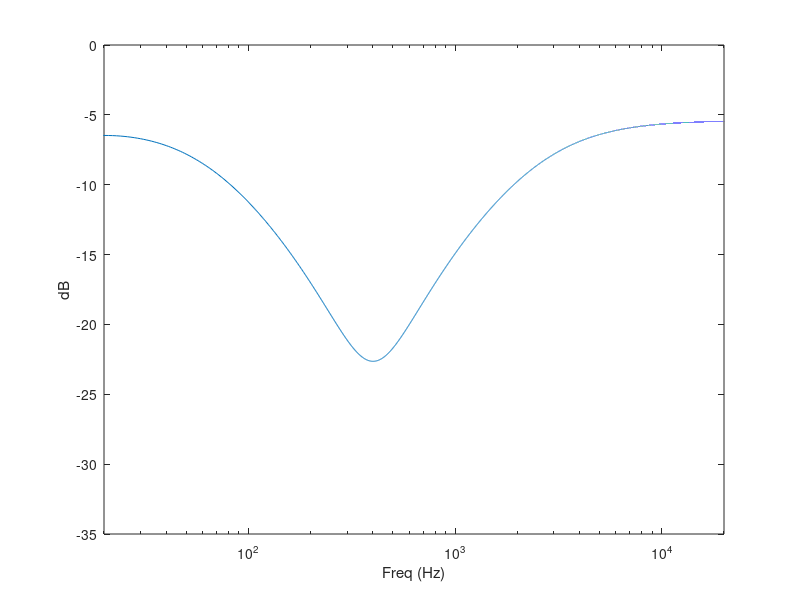

MATLAB code for this plot:
% Fender Blackface Tone Stack
% Mac Porter

clear all
close all
clc

%% Parameters

% General
Fs = 44100;             % Sample rate
len = 1;               % Length of simulation (s)
inputType = 'impulse';    % 'impulse', 'sine', or 'audio'
filename = 'TestGuitarPhraseMono.wav';  % Filename for audio
sinFreq = 1000;         % Frequency for sine wave (Hz)

% Effect Parameters
treb = 0.5;     % Treble knob
mid = 0.5;      % Middle knob
bass = 0.5;     % Bass knob

% Plotting
playSound = 'off';
plotTime = 'off';    % Plot time
plotFreq = 'on';    % Plot frequency

%% Derived Parameters

T = 1/Fs;       % Sample period

% Input signal
if strcmp(inputType,'impulse')
    N = floor(len*Fs);
    t = (0:T:N*T-T);
    in = [1;zeros(N-1,1)];
elseif strcmp(inputType,'sine')
    N = floor(len*Fs);
    t = (0:T:N*T-T);
    in = sin(2*pi*sinFreq*t);
elseif strcmp(inputType,'audio')
    in = audioread(filename);
    N = length(in);
    t = (0:T:N*T-T);
end

fx = (0:N-1).*Fs/N; % Frequency vector

out = zeros(N,1);   % Initialize output

%% Physical Parameters

R1 = 100e3;
Rt = 250e3;
Rm = 10e3;
Rb = 250e3;
R2 = (1-treb)*Rt;
R3 = treb*Rt;
R4 = bass*Rb;
R5 = mid*Rm;
C1 = 250e-12;
C2 = 100e-9;
C3 = 47e-9;
bass = 1.0125^bass-.0125; % Bass pot is logarithmic

%% Simulation

% Initial values
x = [0;0;0];
xprev = [0;0;0];
uprev = 0;

for n = 1:N
    % System matrices
    % Matrices are updated in time loop in case of parameter changes
    Rp = R2*R5+R3*R5;
    Rq = R1*R2+R1*R3+R1*R4+R1*R5;
    Rx = -1/(C1*(R1*R2+R1*R3+R1*R5+R2*R5+R3*R5));
    Ry = -1/(R4*C2*(R1*R2+R1*R3+R1*R5+R2*R5+R3*R5));
    Rz = 1/(R4*C3*(R1*R2+R1*R3+R1*R5+R2*R5+R3*R5));
    
    A = [Rx*(R1+R5) -Rx*(R1+R5) Rx*R1;...
        -Ry*(R1*R4+R4*R5) Ry*(Rp+Rq+R4*R5) -Ry*(Rq+R3*R5);...
        -Rz*R1*R4 Rz*(Rp+Rq) -Rz*(Rp+Rq+R2*R4+R3*R4)];
    B = [-Rx*R1; Ry*R1*R4; Rz*(R1*R4+R2*R4+R3*R4)];
    C = [-1-R2*C1*Rx*(R1+R5) R2*C1*Rx*(R1+R5) -R2*C1*Rx*R1];
    D = 1+R2*C1*Rx*R1;
    
    u = in(n); % Input sample
    % State update (trapezoid discretization)
    x = (2*Fs*eye(3)-A)\(2*Fs*eye(3)+A)*xprev+(2*Fs*eye(3)-A)\(B*(u+uprev));
    % Output equation
    y = C*x+D*u;
    out(n) = y;
    
    % Update previous values for next time step
    xprev = x;
    uprev = u;
end

if strcmp(playSound,'on')
    soundsc(out,Fs)
end

%% Plotting

if strcmp(plotTime,'on')
    figure();
    plot(t,out);
    xlabel('Time (s)')
    ylabel('Volts')
end

if strcmp(plotFreq,'on')
    figure();
    semilogx(fx,20*log10(abs(fft(out))));
    xlim([20 20000]);
    ylim([-35 0]);
    xlabel('Freq (Hz)');
    ylabel('dB');
end
